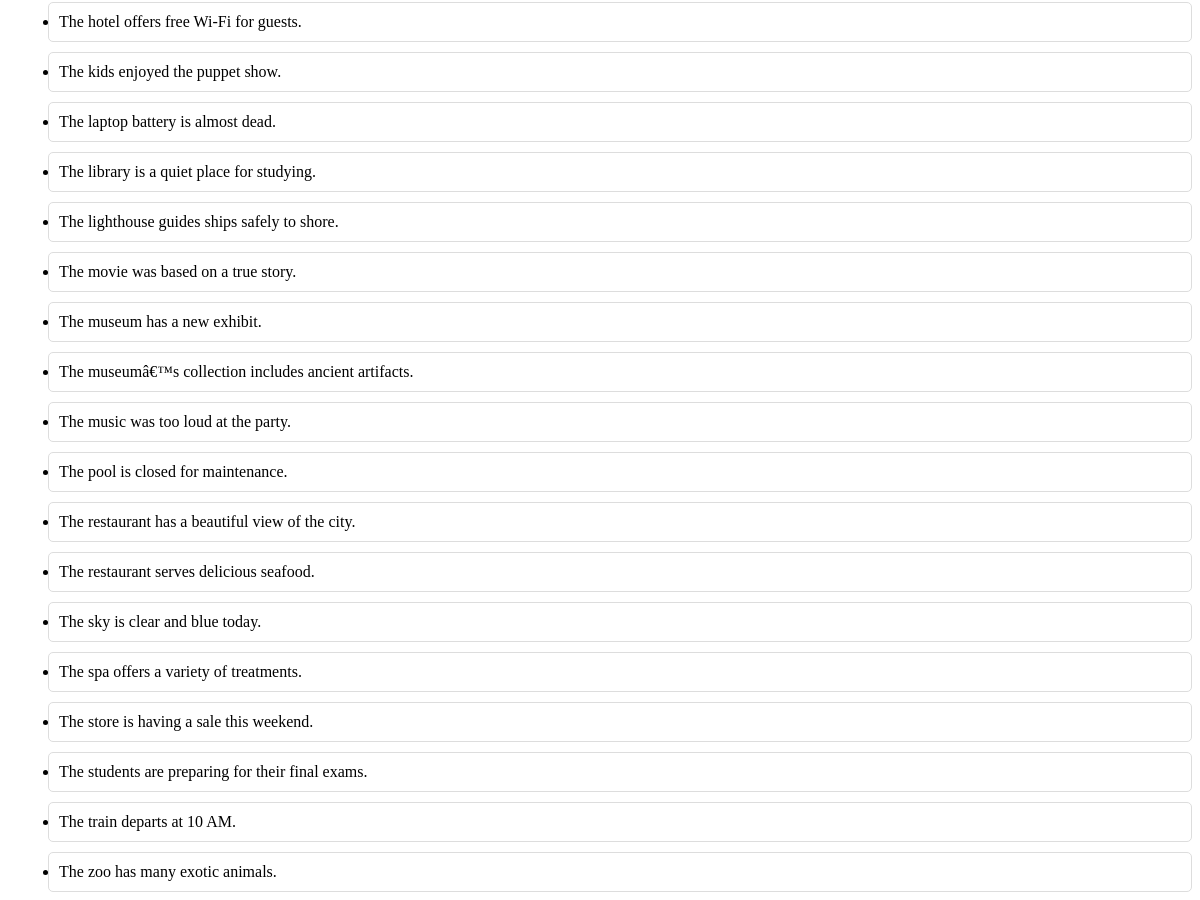
The app's page /sentences/fetch_all.php (signed in, middle part), older data.
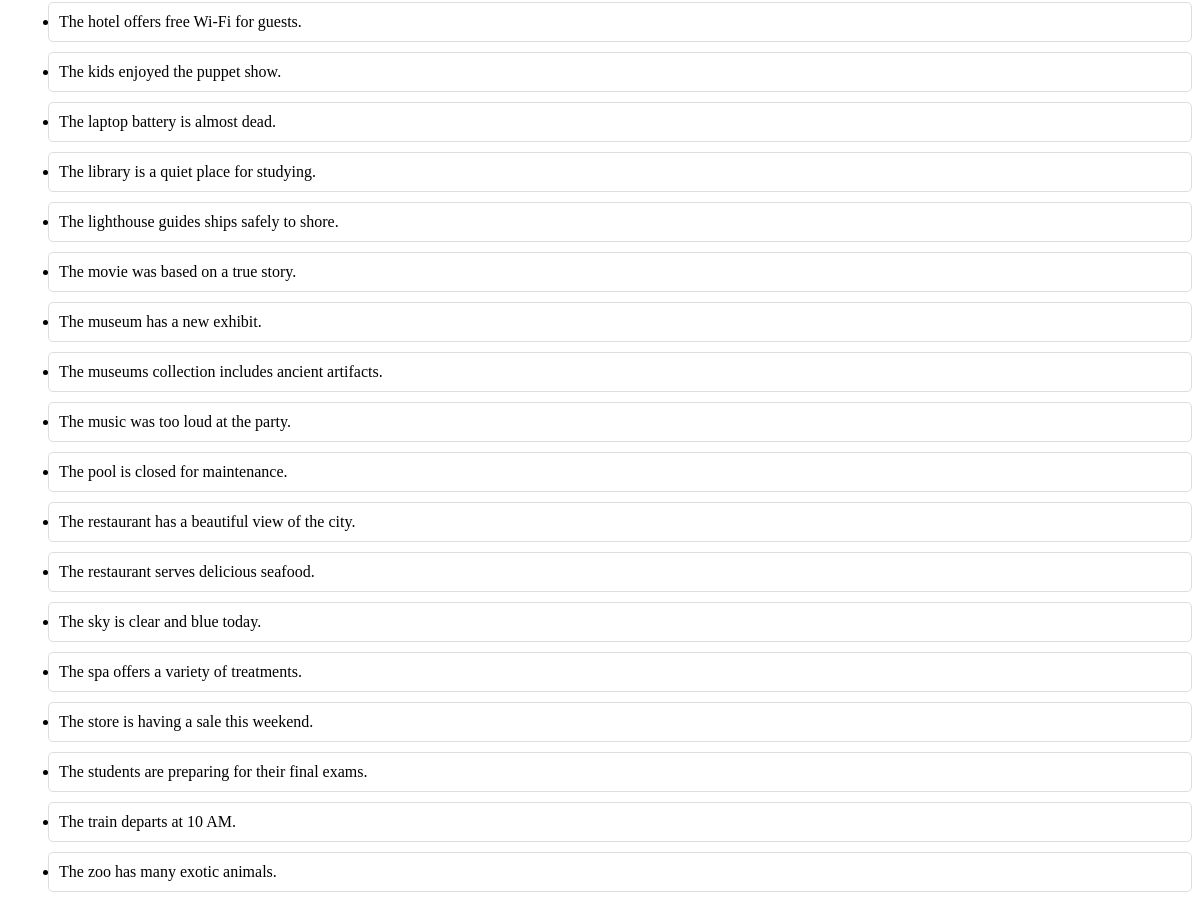
The same page, newer data.
### tables this page shows
CREATE TABLE sentences (
    id INT AUTO_INCREMENT PRIMARY KEY,
    word_id INT,
    user_id INT,
    sentence TEXT(120) NOT NULL,
    translation TEXT(120) NOT NULL,
    FOREIGN KEY (word_id) REFERENCES words(id) ON DELETE CASCADE,
    FOREIGN KEY (user_id) REFERENCES users(id) ON DELETE CASCADE
);

### config.php (called while the page is built, shortened)
<?php
class Query
{
    private $conn;
    public function __construct()
    {
        $servername = "localhost";
        $username = "milliyto_shop";
        $password = "X?t&e#iF3Fc*";
        $dbname = "milliyto_english";
        $this->conn = new mysqli($servername, $username, $password, $dbname);
    }
    public function executeQuery($sql, $params = [], $types = "")
    {
        $stmt = $this->conn->prepare($sql);
        if ($params) {
            $stmt->bind_param($types, ...$params);
        }
        if (!$stmt->execute()) {
            die("Error: " . $stmt->error);
        }
        return $stmt;
    }
    public function select($table, $columns = "*", $condition = "", $params = [], $types = "")
    {
        $sql = "SELECT $columns FROM $table $condition";
        $stmt = $this->executeQuery($sql, $params, $types);
        return $stmt->get_result()->fetch_all(MYSQLI_ASSOC);
    }
    public function search($table, $columns = "*", $condition = "", $params = [], $types = "")
    {
        return $this->select($table, $columns, $condition, $params, $types);
    }
}

### sentences/fetch_all.php (the view, shortened to what this page needs)
<?php
include '../config.php';
$query = new Query();
$userId = $_SESSION['user_id'];
$lang = isset($_GET['lang']) ? $_GET['lang'] : 'eng';
$sentenceSearch = isset($_GET['query']) ? $_GET['query'] : '';
$results = [];
$queryParam = $query->validate($sentenceSearch);
if ($lang == 'uz') {
    $searchCondition = !empty($sentenceSearch) ? "translation LIKE ?" : '';
    $orderBy = 'translation ASC';
} else {
    $searchCondition = !empty($sentenceSearch) ? "sentence LIKE ?" : '';
    $orderBy = 'sentence ASC';
}
if ($searchCondition) {
    $results = $query->search(
        'sentences',
        '*',
        "WHERE user_id = ? AND $searchCondition ORDER BY $orderBy",
        [$userId, "%$queryParam%"],
        "is"
    );
} else {
    $results = $query->select(
        'sentences',
        '*',
        "WHERE user_id = ? ORDER BY $orderBy",
        [$userId],
        'i'
    );
}
$likedSentences = $query->search('liked_sentences', 'sentence_id', 'WHERE user_id = ?', [$userId], 'i');
$likedSentenceIds = array_column($likedSentences, 'sentence_id');
if ($results) {
    usort($results, function ($a, $b) use ($sentenceSearch) {
        $sentenceSearchLower = strtolower($sentenceSearch);
        $aStartsWith = strtolower(substr($a['sentence'], 0, strlen($sentenceSearchLower))) === $sentenceSearchLower;
        $bStartsWith = strtolower(substr($b['sentence'], 0, strlen($sentenceSearchLower))) === $sentenceSearchLower;
        if ($aStartsWith && !$bStartsWith) return -1;
        if (!$aStartsWith && $bStartsWith) return 1;
        return strcmp($a['sentence'], $b['sentence']);
    });
    $html = "<ul>";
    foreach ($results as $index => $row) {
        $sentenceId = "sentence_" . $index;
        $likeId = "heart_" . $index;
        $text = $lang == 'uz' ? htmlspecialchars($row['translation']) : htmlspecialchars($row['sentence']);
        $isLiked = in_array($row['id'], $likedSentenceIds);
        $text = preg_replace("/(" . preg_quote($sentenceSearch, '/') . ")/i", "<span class='highlight'>$1</span>", $text);
        $html .= "<div class='vocabulary'>
            <li id='{$sentenceId}'>{$text}</li>
            <div class='buttons'>
                <i class='fas fa-volume-up' onclick=\"speakText('{$sentenceId}')\"></i>
                <i class='fas fa-heart " . ($isLiked ? 'liked' : '') . "' id='{$likeId}' onclick=\"Liked('{$likeId}', '{$row['id']}')\"></i>
                <i class='fas fa-info-circle' onclick='showInfo(" . json_encode(["sentence" => $row["sentence"], "translation" => $row["translation"], "id" => $row["id"]], JSON_HEX_APOS | JSON_HEX_QUOT) . ")'></i>
            </div>
        </div>";
    }
    $html .= "</ul>";
    echo $html;
} else {
    echo "No results found.";
}
?>

Row changes from the older to the newer data that the page shows:
changed sentences (number 8 of 18 on the later page): sentence "T h e m u s e u m â € ™ s c o l l e c t i o n i n c l u d e s a n c i e n t a r t i f a c t s ." → "T h e m u s e u m s c o l l e c t i o n i n c l u d e s a n c i e n t a r t i f a c t s ."
